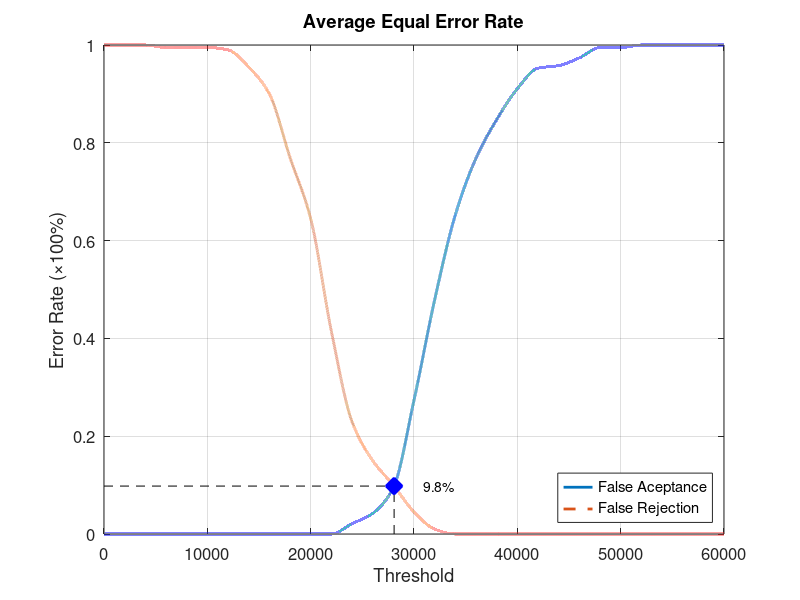
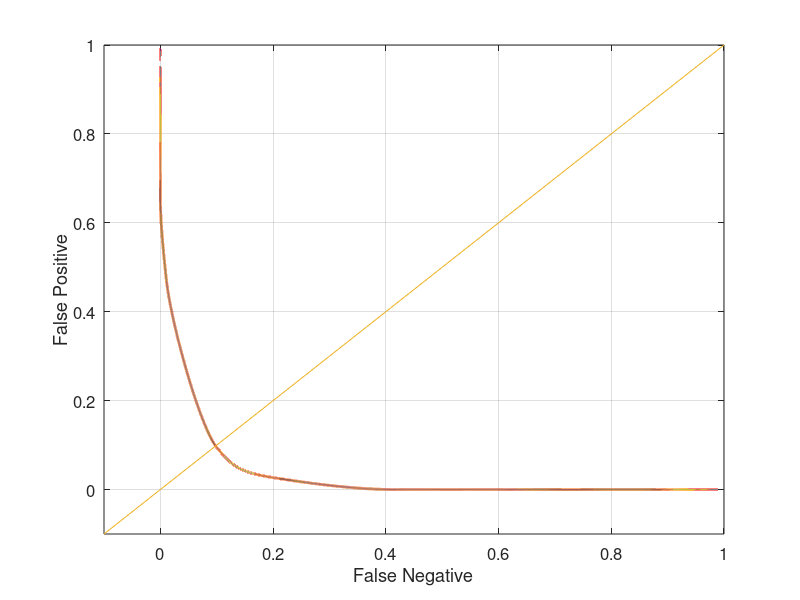

Reproduce these figures in MATLAB, in order.
function yEER = Database2_1
close all;
clear;
clc;
x = 0:2000:60000;
xq = 0:0.5:60000;

y0 = [0 0 0 0 0 0 0 0 0 0 0 0 0.0210526 0.0421053 0.0947368 0.273684 0.478947 0.652632 0.768421 0.847368 0.910526 0.952632 0.957895 0.973684 0.994737 0.994737 1 1 1 1 1];
yy0 = interp1(x, y0, xq, 'pchip');
y1 = [1 1 1 0.995 0.995 0.995 0.99 0.955 0.9 0.77 0.645 0.415 0.23 0.15 0.1 0.045 0.01 0 0 0 0 0 0 0 0 0 0 0 0 0 0];
yy1 = interp1(x, y1, xq, 'pchip');

% Calculating EER: 
y2 = abs(y0 - y1);
find(y2 == min(y2))
yy2 = abs(yy0 - yy1);
xEER = find(yy2 == min(yy2));
xEERIndex = xq(xEER) % X-axis EER
yEER = yy0(xEER) % Y-axis EER

main = figure
plot(xq, yy0,'-','LineWidth', 2);	hold on
plot(xq, yy1,'--','LineWidth', 2);	hold on
plot([xEERIndex xEERIndex], [0 yEER], 'k--');	hold on
plot([0 xEERIndex], [yEER yEER], 'k--');	hold on
plot(xEERIndex, yEER, 'bx', 'LineWidth', 10);	hold on
text(xEERIndex + 10 * xEERIndex / 100, yEER, [num2str(round((10000 * yEER)) / 100) '%'])
legend('False Aceptance', 'False Rejection', 'Location', 'SouthEast')
xlabel('Threshold')
ylabel('Error Rate (\times100%)')
title('Average Equal Error Rate')
set(gca, 'FontSize', 12)
axis([0 60000 0 1])
grid on

print(main, 'Database2_1Main', '-dpng');
FNRxFPR = figure('Color', [1 1 1]);
plot(yy1, yy0, '-', yy1, yy0, 'LineWidth', 2);
hold on
y = -0.1:0.1:1
plot(y, y); 
set(gca, 'FontSize', 12)
xlabel('False Negative')
ylabel('False Positive')
axis([-0.1 1 -0.1 1])
set(gca, 'FontSize', 12)
grid on

print(FNRxFPR, 'Database2_1FNRxFPR','-dpng');
end
